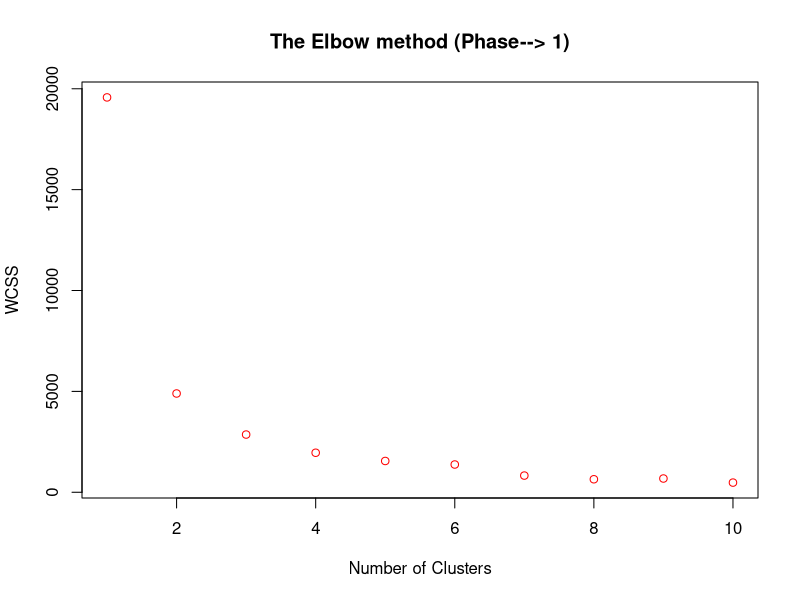
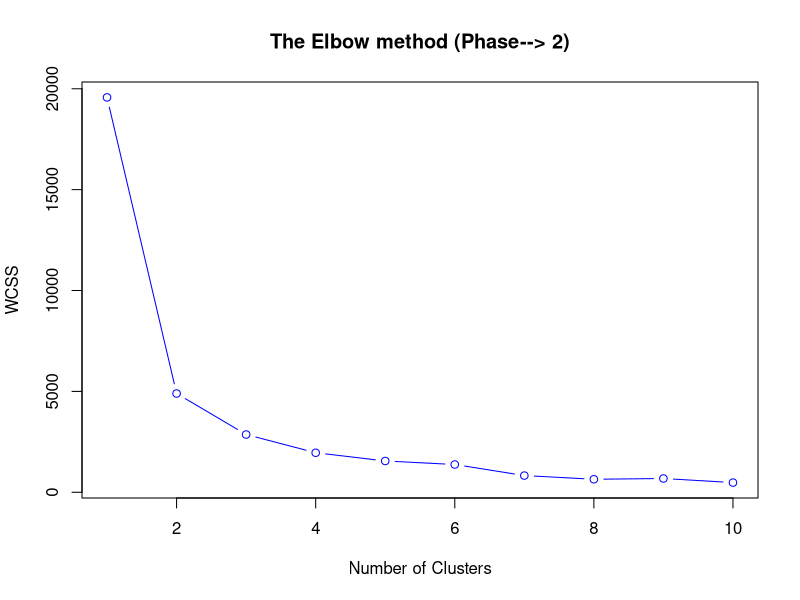
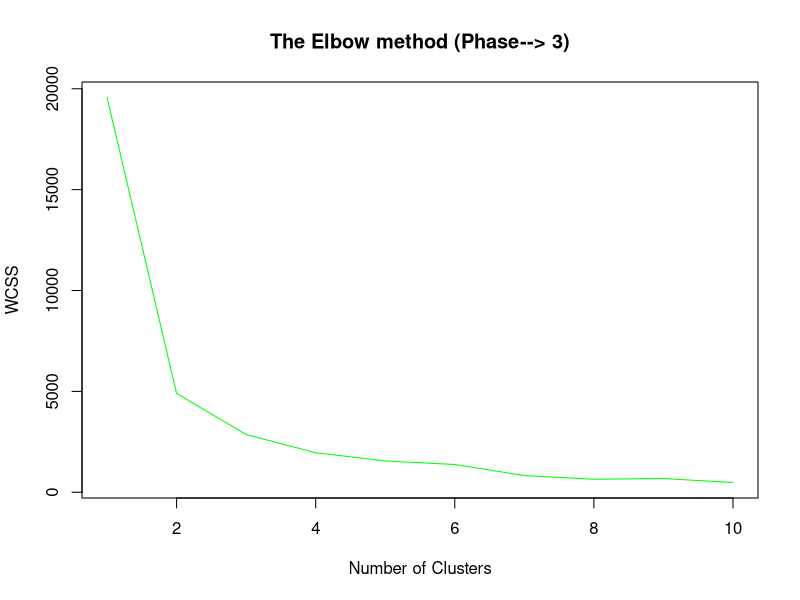
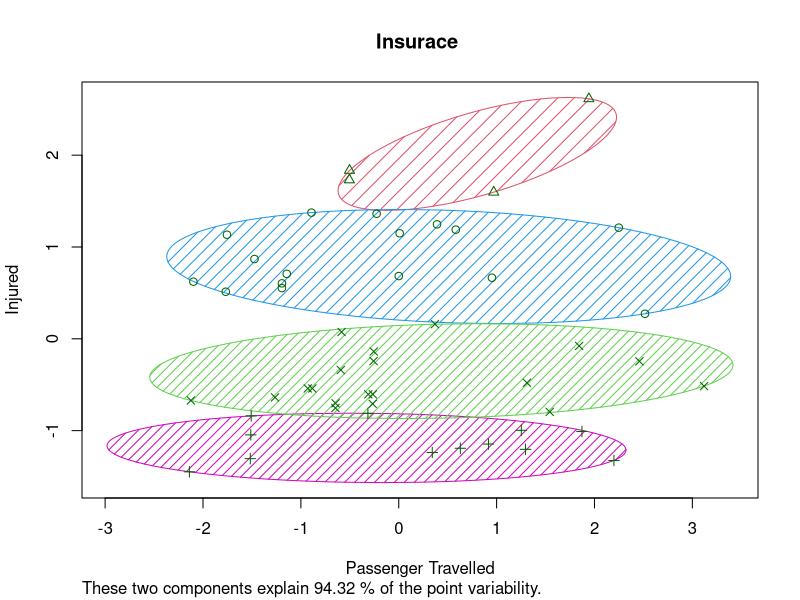

Here is the R script that generated these plots, in order:

rm(list=ls())
# reading the file
dataset0=read.csv("test.csv",header=T)
dataset=dataset0[1:5]



summary(dataset)
print("Printing the entire datas")
print(dataset)
dataset=dataset0[3:5]

print("Printing the specifc data to be processed")
print(dataset)
set.seed(123)
set.seed(6)
wcss=vector()   
for(i in 1:10) wcss[i]=sum(kmeans(dataset,i)$withinss)

plot(1:10,wcss,type="p",col="red",
main=paste("The Elbow method (Phase--> 1)"),xlab="Number of Clusters",ylab="WCSS")

plot(1:10,wcss,type="b",col="blue",
main=paste("The Elbow method (Phase--> 2)"),xlab="Number of Clusters",ylab="WCSS")

plot(1:10,wcss,type="l",col="green",
main=paste("The Elbow method (Phase--> 3)"),xlab="Number of Clusters",ylab="WCSS")
 

kmeans=kmeans(x=dataset,centers=4)
y_kmeans=kmeans$cluster 
print(y_kmeans)




library(cluster)
clusplot(dataset,y_kmeans,lines=0,
shade=TRUE,
color=TRUE,
labels=1,
plotchar=TRUE,
span=TRUE,
main=paste("Insurace "),
xlab="Passenger Travelled",
ylab="Injured")
